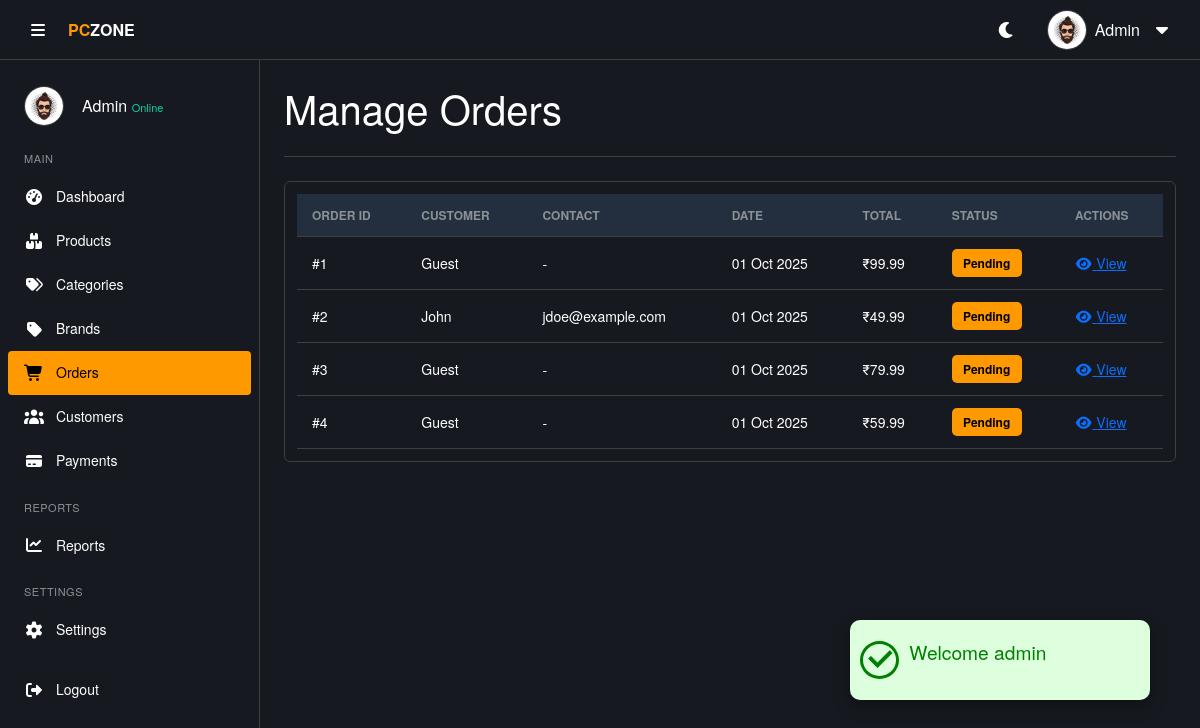
The app's page /admin/orders.php (signed in) with its own data.
### tables this page shows
CREATE TABLE IF NOT EXISTS orders (
    order_id INT AUTO_INCREMENT PRIMARY KEY,
    user_id INT NOT NULL,
    billing_address_id INT NOT NULL,
    shipping_address_id INT NOT NULL,
    total_amount DECIMAL(10,2) NOT NULL,
     
     
    order_status ENUM('Pending','Processing','Shipped','Delivered','Cancelled','Returned') DEFAULT 'Pending',
    tracking_number VARCHAR(100) DEFAULT NULL,
    shipping_method VARCHAR(100) DEFAULT NULL,
    order_notes TEXT DEFAULT NULL,
    paid_at DATETIME DEFAULT NULL,
    cancelled_at DATETIME DEFAULT NULL,
    refunded_at DATETIME DEFAULT NULL,
    shipped_date DATE DEFAULT NULL,
    delivered_date DATE DEFAULT NULL,
    order_date DATETIME DEFAULT CURRENT_TIMESTAMP,
    created_at DATETIME DEFAULT CURRENT_TIMESTAMP,
    updated_at DATETIME DEFAULT CURRENT_TIMESTAMP ON UPDATE CURRENT_TIMESTAMP,
    FOREIGN KEY (user_id) REFERENCES users(user_id) ON DELETE CASCADE,
    FOREIGN KEY (billing_address_id) REFERENCES user_address(address_id) ON DELETE CASCADE,
    FOREIGN KEY (shipping_address_id) REFERENCES user_address(address_id) ON DELETE CASCADE
);

CREATE TABLE IF NOT EXISTS users (
    user_id INT AUTO_INCREMENT PRIMARY KEY,
    username VARCHAR(150),
    email VARCHAR(100) UNIQUE NOT NULL,
    password VARCHAR(255) NOT NULL,
    date_of_birth DATE DEFAULT NULL,
    gender ENUM('Male','Female','Other') DEFAULT NULL,
    phone VARCHAR(20),
    email_verified BOOLEAN DEFAULT FALSE,
    role ENUM('admin','user') NOT NULL DEFAULT 'user',
    status ENUM('active','inactive') DEFAULT 'active',
    last_login DATETIME DEFAULT NULL,
    created_at TIMESTAMP DEFAULT CURRENT_TIMESTAMP,
    updated_at TIMESTAMP DEFAULT CURRENT_TIMESTAMP ON UPDATE CURRENT_TIMESTAMP
);

### includes/functions.php (called while the page is built, shortened)
<?php
function e($v)
{
  return htmlspecialchars($v ?? '');
}

### admin/orders.php (the view, shortened to what this page needs)
<?php
require('../includes/functions.php');
$query = "SELECT
              o.order_id, o.order_date, o.total_amount, o.order_status,
              u.username, u.email, u.phone
          FROM orders o
          LEFT JOIN users u ON o.user_id = u.user_id
          ORDER BY o.order_date DESC";
$result = $conn->query($query);
$orders = $result->fetch_all(MYSQLI_ASSOC);
?>
<!DOCTYPE html>
<html lang="en">
<head>
  <?php require('./includes/header-link.php') ?>
</head>
<body>
  <?php require('./includes/alert.php');
  include './includes/header.php';
  include './includes/sidebar.php';
  ?>
  <main class="main-content">
    <div class="page-header">
      <h1>Manage Orders</h1>
    </div>
    <div class="table-container">
      <table class="data-table">
        <thead>
          <tr>
            <th>Order ID</th>
            <th>Customer</th>
            <th>Contact</th>
            <th>Date</th>
            <th>Total</th>
            <th>Status</th>
            <th>Actions</th>
          </tr>
        </thead>
        <tbody>
          <?php if (!empty($orders)): ?>
            <?php foreach ($orders as $order): ?>
              <tr>
                <td>#<?= (int)$order['order_id'] ?></td>
                <td><?= e($order['username'] ?? 'Guest') ?></td>
                <td><?= e($order['email'] ?? '-') ?></td>
                <td><?= date("d M Y", strtotime($order['order_date'])) ?></td>
                <td>₹<?= number_format($order['total_amount'], 2) ?></td>
                <td>
                  <?php
                  $status_class = strtolower($order['order_status']);
                  ?>
                  <span class="badge-status <?= $status_class ?>">
                    <?= e($order['order_status']) ?>
                  </span>
                </td>
                <td>
                  <a href="order_view.php?id=<?= (int)$order['order_id'] ?>" class="btn-view">
                    <i class="fas fa-eye"></i> View
                  </a>
                </td>
              </tr>
            <?php endforeach; ?>
          <?php else: ?>
            <tr>
              <td colspan="7" class="text-center py-4">No orders found.</td>
            </tr>
          <?php endif; ?>
        </tbody>
      </table>
    </div>
  </main>
</body>
</html>

### admin/assets/css/style.css (style rules this page uses)
* { margin: 0; padding: 0; box-sizing: border-box; }
body { font-family: "Amazon Ember", "Helvetica Neue", Roboto, Arial, sans-serif; font-size: 16px; line-height: 1.5; background-color: var(--bg-body); color: var(--text-color); transition: background-color 0.3s, color 0.3s; }
:root { --bg-body: #16191f; --bg-section: #16191f; --bg-card: #16191f; --bg-input: #0d1117; --text-color: #ffffff; --text-muted: #8c9196; --border-color: #3c4043; --primary: #ff9900; --primary-hover: #ffad33; --primary-text: #000000; --hover-bg: #2a3139; --table-header: #232f3e; --scroll-track: #16191f; --success: #00d4aa; --danger: #d13212; --warning: #ff9900; --success-bg: rgba(0, 212, 170, 0.1); --danger-bg: rgba(209, 50, 18, 0.1); --warning-bg: rgba(255, 153, 0, 0.1); --transition: all 0.3s ease; }
.main-content { margin-left: 260px; padding: 24px; padding-top: 84px; transition: margin-left 0.3s, width 0.3s; background-color: var(--bg-body); min-height: 100vh; }
.page-header { display: flex; justify-content: space-between; align-items: center; margin-bottom: 24px; padding-bottom: 16px; border-bottom: 1px solid var(--border-color); }
.table-container { width: 100%; max-width: 100%; background-color: var(--bg-section); border: 1px solid var(--border-color); border-radius: 6px; overflow-x: auto; padding: 12px; }
.data-table, .product-table { width: 100%; border-collapse: collapse; font-size: 14px; color: var(--text-color); }
.data-table { width: 100%; border-collapse: collapse; font-size: 14px; }
.data-table th, .data-table td { padding: 12px 15px; text-align: left; border-bottom: 1px solid var(--border-color); color: var(--text-color); vertical-align: middle; }
.data-table th { background-color: var(--table-header); color: var(--text-muted); font-weight: 600; font-size: 12px; text-transform: uppercase; }
.badge-status { padding: 5px 10px; border-radius: 5px; font-size: 12px; font-weight: 600; text-align: center; display: inline-block; min-width: 70px; }
.badge-status.pending, .badge-status.shipped, .badge-status.processing { background-color: var(--warning); color: var(--primary-text); }
.popup > .icon > i { font-size: 2rem; border-radius: 50%; margin: 0 10px; font-weight: 700; }
.popup-success > .icon > i { background-color: #ddffdd; color: green; border: 3px solid green; border-radius: 50%; }

### records on screen
orders: order_id "1", username "Guest", email "-", order_date "01 Oct 2025", total_amount "99.99", order_status "Pending"
orders: order_id "2", user.username "John", user.email "jdoe@example.com", order_date "01 Oct 2025", total_amount "49.99", order_status "Pending"
orders: order_id "3", username "Guest", email "-", order_date "01 Oct 2025", total_amount "79.99", order_status "Pending"
orders: order_id "4", username "Guest", email "-", order_date "01 Oct 2025", total_amount "59.99", order_status "Pending"

### other values on screen
$_SESSION['message']['title'] "Welcome admin"
$userName "Admin"
$_SESSION['full_name'] "Admin"
